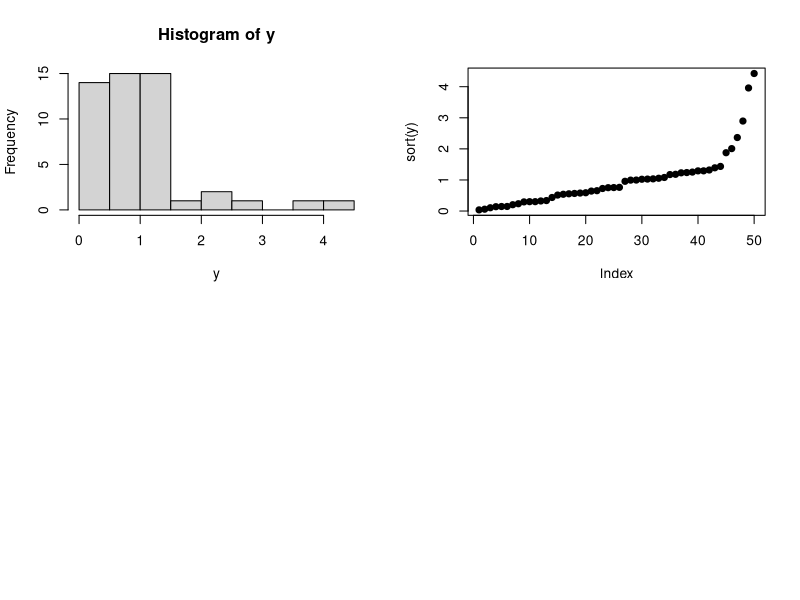

This figure's R source:
# code to explore the effect of censoring time-to-event data
# Author: Andrew Jackson
# Date: 09/12/2013

graphics.off()
rm(list=ls())

set.seed(1)

# ---------------------------------------

# number of draws to make
n.obs <- 50

y <- rexp(n.obs, 1)


# ------------------------------------------------------------------------------
# Plots
# ------------------------------------------------------------------------------

dev.new()
par(mfrow = c(2, 2))

# panel 1
hist(y)

# panel 2
plot(sort(y), pch = 19)


